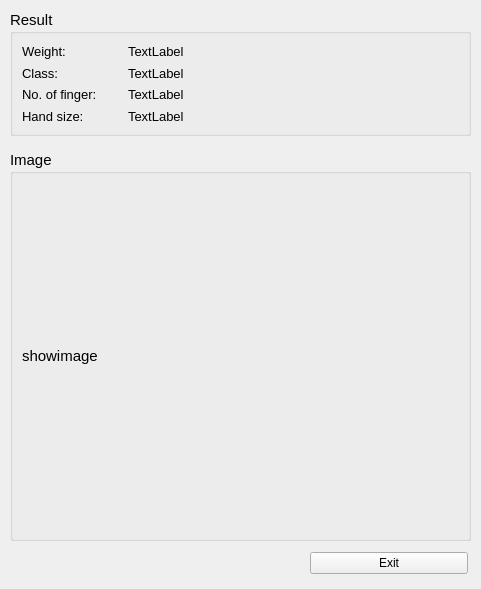
<?xml version="1.0" encoding="UTF-8"?>
<ui version="4.0">
 <class>Form</class>
 <widget class="QWidget" name="Form">
  <property name="geometry">
   <rect>
    <x>0</x>
    <y>0</y>
    <width>481</width>
    <height>589</height>
   </rect>
  </property>
  <property name="windowTitle">
   <string>Form</string>
  </property>
  <widget class="QGroupBox" name="groupBox">
   <property name="geometry">
    <rect>
     <x>10</x>
     <y>10</y>
     <width>461</width>
     <height>126</height>
    </rect>
   </property>
   <property name="font">
    <font>
     <pointsize>11</pointsize>
    </font>
   </property>
   <property name="title">
    <string>Result</string>
   </property>
   <layout class="QGridLayout" name="gridLayout">
    <item row="0" column="0">
     <widget class="QLabel" name="label">
      <property name="sizePolicy">
       <sizepolicy hsizetype="Fixed" vsizetype="Preferred">
        <horstretch>0</horstretch>
        <verstretch>0</verstretch>
       </sizepolicy>
      </property>
      <property name="maximumSize">
       <size>
        <width>100</width>
        <height>16777215</height>
       </size>
      </property>
      <property name="font">
       <font>
        <pointsize>10</pointsize>
       </font>
      </property>
      <property name="text">
       <string>Weight:</string>
      </property>
     </widget>
    </item>
    <item row="0" column="1" colspan="2">
     <widget class="QLabel" name="label_5">
      <property name="sizePolicy">
       <sizepolicy hsizetype="Fixed" vsizetype="Preferred">
        <horstretch>0</horstretch>
        <verstretch>0</verstretch>
       </sizepolicy>
      </property>
      <property name="minimumSize">
       <size>
        <width>50</width>
        <height>0</height>
       </size>
      </property>
      <property name="maximumSize">
       <size>
        <width>100</width>
        <height>16777215</height>
       </size>
      </property>
      <property name="font">
       <font>
        <pointsize>10</pointsize>
       </font>
      </property>
      <property name="text">
       <string>TextLabel</string>
      </property>
     </widget>
    </item>
    <item row="1" column="0">
     <widget class="QLabel" name="label_2">
      <property name="font">
       <font>
        <pointsize>10</pointsize>
       </font>
      </property>
      <property name="text">
       <string>Class:</string>
      </property>
     </widget>
    </item>
    <item row="1" column="1" colspan="2">
     <widget class="QLabel" name="label_6">
      <property name="font">
       <font>
        <pointsize>10</pointsize>
       </font>
      </property>
      <property name="text">
       <string>TextLabel</string>
      </property>
     </widget>
    </item>
    <item row="2" column="0">
     <widget class="QLabel" name="label_3">
      <property name="font">
       <font>
        <pointsize>10</pointsize>
       </font>
      </property>
      <property name="text">
       <string>No. of finger:</string>
      </property>
     </widget>
    </item>
    <item row="2" column="1">
     <widget class="QLabel" name="label_7">
      <property name="font">
       <font>
        <pointsize>10</pointsize>
       </font>
      </property>
      <property name="text">
       <string>TextLabel</string>
      </property>
     </widget>
    </item>
    <item row="3" column="0">
     <widget class="QLabel" name="label_4">
      <property name="font">
       <font>
        <pointsize>10</pointsize>
       </font>
      </property>
      <property name="text">
       <string>Hand size:</string>
      </property>
     </widget>
    </item>
    <item row="3" column="1">
     <widget class="QLabel" name="label_8">
      <property name="font">
       <font>
        <pointsize>10</pointsize>
       </font>
      </property>
      <property name="text">
       <string>TextLabel</string>
      </property>
     </widget>
    </item>
   </layout>
  </widget>
  <widget class="QGroupBox" name="groupBox_2">
   <property name="geometry">
    <rect>
     <x>10</x>
     <y>150</y>
     <width>461</width>
     <height>391</height>
    </rect>
   </property>
   <property name="font">
    <font>
     <pointsize>11</pointsize>
    </font>
   </property>
   <property name="title">
    <string>Image</string>
   </property>
   <layout class="QHBoxLayout" name="horizontalLayout">
    <item>
     <widget class="QLabel" name="lblImg">
      <property name="text">
       <string>showimage</string>
      </property>
     </widget>
    </item>
   </layout>
  </widget>
  <widget class="QWidget" name="layoutWidget">
   <property name="geometry">
    <rect>
     <x>310</x>
     <y>550</y>
     <width>158</width>
     <height>26</height>
    </rect>
   </property>
   <layout class="QHBoxLayout" name="horizontalLayout_2">
    <item>
     <widget class="QPushButton" name="btnExit">
      <property name="text">
       <string>Exit</string>
      </property>
     </widget>
    </item>
   </layout>
  </widget>
 </widget>
 <resources/>
 <connections/>
</ui>
